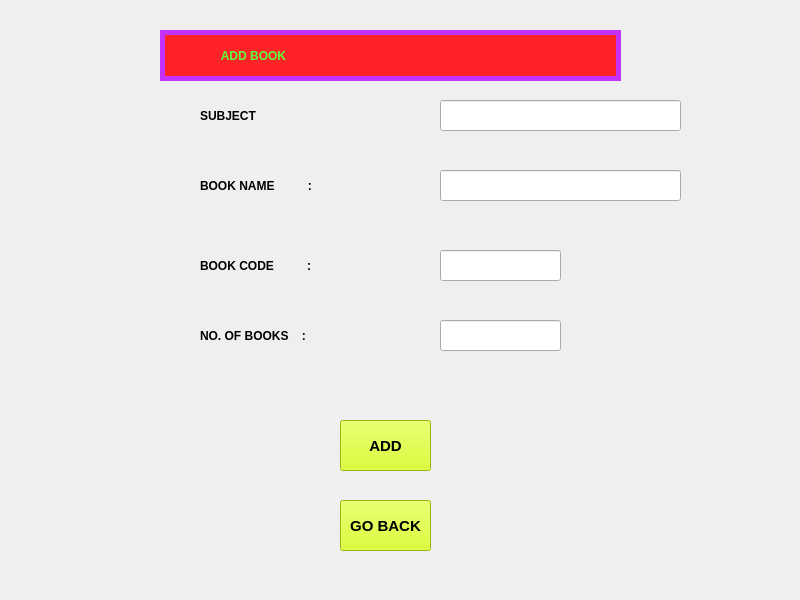
<?xml version="1.0" encoding="UTF-8"?>
<ui version="4.0">
 <class>MainWindow</class>
 <widget class="QMainWindow" name="MainWindow">
  <property name="geometry">
   <rect>
    <x>0</x>
    <y>0</y>
    <width>800</width>
    <height>600</height>
   </rect>
  </property>
  <property name="minimumSize">
   <size>
    <width>800</width>
    <height>600</height>
   </size>
  </property>
  <property name="maximumSize">
   <size>
    <width>800</width>
    <height>600</height>
   </size>
  </property>
  <property name="windowTitle">
   <string>LIBRARY MANAGEMENT</string>
  </property>
  <property name="windowIcon">
   <iconset>
    <normaloff>images/library-logo-design-template-45579f2f9eaf725821b915b523f191eb_screen.jpg</normaloff>images/library-logo-design-template-45579f2f9eaf725821b915b523f191eb_screen.jpg</iconset>
  </property>
  <widget class="QWidget" name="centralwidget">
   <widget class="QLabel" name="label">
    <property name="geometry">
     <rect>
      <x>-10</x>
      <y>-10</y>
      <width>821</width>
      <height>621</height>
     </rect>
    </property>
    <property name="minimumSize">
     <size>
      <width>821</width>
      <height>621</height>
     </size>
    </property>
    <property name="maximumSize">
     <size>
      <width>821</width>
      <height>621</height>
     </size>
    </property>
    <property name="text">
     <string/>
    </property>
    <property name="pixmap">
     <pixmap>images/library2.jpg</pixmap>
    </property>
    <property name="scaledContents">
     <bool>true</bool>
    </property>
   </widget>
   <widget class="QLabel" name="label_2">
    <property name="geometry">
     <rect>
      <x>200</x>
      <y>90</y>
      <width>231</width>
      <height>51</height>
     </rect>
    </property>
    <property name="styleSheet">
     <string notr="true">color: rgb(0, 0, 0);
font-weight:bold;
font: 87 14pt &quot;Segoe UI Black&quot;;
</string>
    </property>
    <property name="text">
     <string>SUBJECT</string>
    </property>
   </widget>
   <widget class="QLineEdit" name="lineEdit">
    <property name="geometry">
     <rect>
      <x>440</x>
      <y>100</y>
      <width>241</width>
      <height>31</height>
     </rect>
    </property>
   </widget>
   <widget class="QLabel" name="label_3">
    <property name="geometry">
     <rect>
      <x>200</x>
      <y>160</y>
      <width>231</width>
      <height>51</height>
     </rect>
    </property>
    <property name="styleSheet">
     <string notr="true">color: rgb(0, 0, 0);
font-weight:bold;
font: 87 14pt &quot;Segoe UI Black&quot;;
</string>
    </property>
    <property name="text">
     <string>BOOK NAME          :</string>
    </property>
   </widget>
   <widget class="QLineEdit" name="lineEdit_2">
    <property name="geometry">
     <rect>
      <x>440</x>
      <y>170</y>
      <width>241</width>
      <height>31</height>
     </rect>
    </property>
   </widget>
   <widget class="QLabel" name="label_4">
    <property name="geometry">
     <rect>
      <x>200</x>
      <y>240</y>
      <width>231</width>
      <height>51</height>
     </rect>
    </property>
    <property name="styleSheet">
     <string notr="true">color: rgb(0, 0, 0);
font-weight:bold;
font: 87 14pt &quot;Segoe UI Black&quot;;
</string>
    </property>
    <property name="text">
     <string>BOOK CODE          :</string>
    </property>
   </widget>
   <widget class="QLineEdit" name="lineEdit_3">
    <property name="geometry">
     <rect>
      <x>440</x>
      <y>250</y>
      <width>121</width>
      <height>31</height>
     </rect>
    </property>
   </widget>
   <widget class="QLabel" name="label_5">
    <property name="geometry">
     <rect>
      <x>200</x>
      <y>310</y>
      <width>231</width>
      <height>51</height>
     </rect>
    </property>
    <property name="styleSheet">
     <string notr="true">color: rgb(0, 0, 0);
font-weight:bold;
font: 87 14pt &quot;Segoe UI Black&quot;;
</string>
    </property>
    <property name="text">
     <string>NO. OF BOOKS    :</string>
    </property>
   </widget>
   <widget class="QLineEdit" name="lineEdit_4">
    <property name="geometry">
     <rect>
      <x>440</x>
      <y>320</y>
      <width>121</width>
      <height>31</height>
     </rect>
    </property>
   </widget>
   <widget class="QLabel" name="label_6">
    <property name="geometry">
     <rect>
      <x>160</x>
      <y>30</y>
      <width>461</width>
      <height>51</height>
     </rect>
    </property>
    <property name="styleSheet">
     <string notr="true">color: rgb(91, 255, 62);
font-weight:bold;
font: 87 22pt &quot;Segoe UI Black&quot;;
border-style:solid;
border-width:5px;
border-color:rgb(197, 49, 255);
background-color: rgb(255, 35, 39);</string>
    </property>
    <property name="text">
     <string>                ADD BOOK</string>
    </property>
   </widget>
   <widget class="QPushButton" name="add_book">
    <property name="geometry">
     <rect>
      <x>340</x>
      <y>420</y>
      <width>91</width>
      <height>51</height>
     </rect>
    </property>
    <property name="styleSheet">
     <string notr="true">background-color: rgb(212, 255, 0);
color:rgb(0, 0, 0);
font-weight:bold;
font-size:15px;</string>
    </property>
    <property name="text">
     <string>ADD</string>
    </property>
   </widget>
   <widget class="QPushButton" name="go_back">
    <property name="geometry">
     <rect>
      <x>340</x>
      <y>500</y>
      <width>91</width>
      <height>51</height>
     </rect>
    </property>
    <property name="styleSheet">
     <string notr="true">background-color: rgb(212, 255, 0);
color:rgb(0, 0, 0);
font-weight:bold;
font-size:15px;</string>
    </property>
    <property name="text">
     <string>GO BACK</string>
    </property>
   </widget>
  </widget>
 </widget>
 <resources/>
 <connections/>
</ui>
